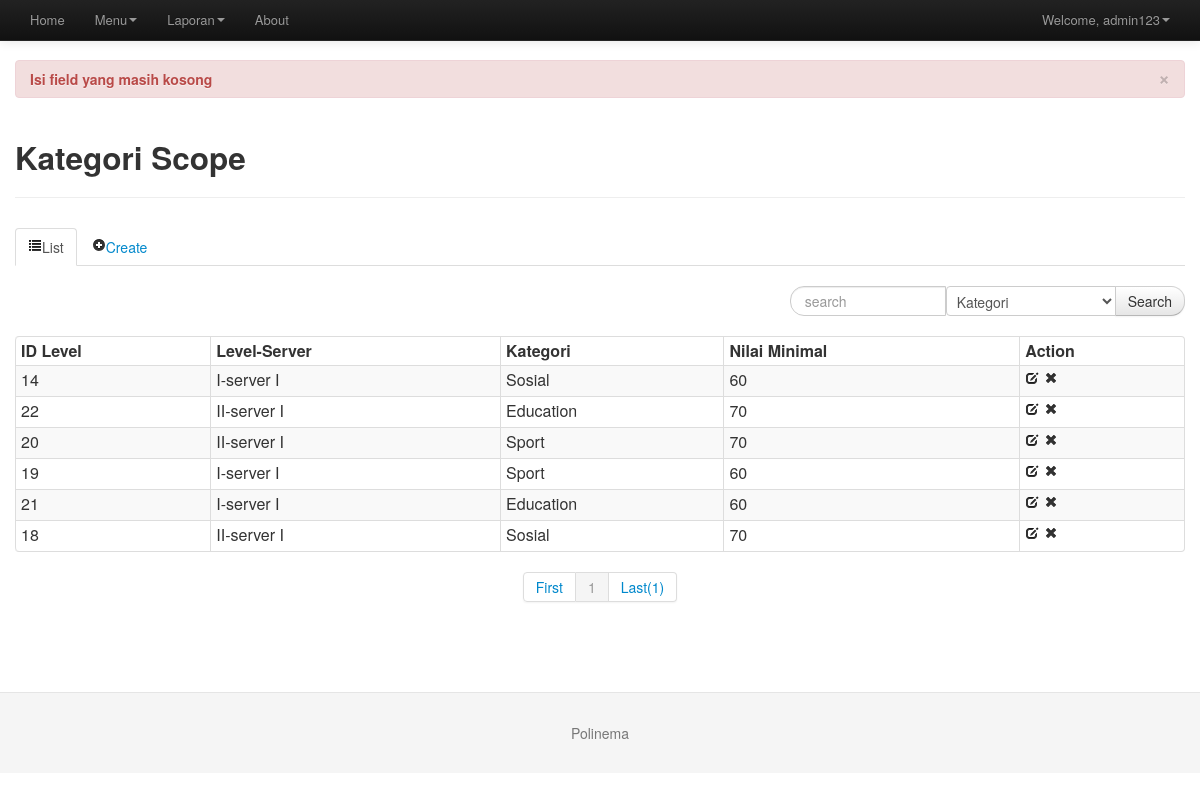
The page /?page=Kategori&error=empty (signed in) on the database its author committed.
### tables this page shows
CREATE TABLE IF NOT EXISTS `matpel` (
  `id` int(10) NOT NULL AUTO_INCREMENT,
  `id_kelas` int(10) NOT NULL,
  `nama_matpel` varchar(100) NOT NULL,
  `kkm` varchar(100) NOT NULL,
  PRIMARY KEY (`id`)
);

CREATE TABLE IF NOT EXISTS `kelas` (
  `id` int(10) NOT NULL AUTO_INCREMENT,
  `id_jurusan` int(10) NOT NULL,
  `nama_kelas` varchar(100) NOT NULL,
  PRIMARY KEY (`id`)
);

CREATE TABLE IF NOT EXISTS `jurusan` (
  `id` int(10) NOT NULL AUTO_INCREMENT,
  `nama_jurusan` varchar(100) NOT NULL,
  PRIMARY KEY (`id`),
  UNIQUE KEY `nama_jurusan` (`nama_jurusan`)
);

### master/master_matpel.php (the view, shortened to what this page needs)
<div class="row">
<div class="span12">
<?php
	$dataPerPage = 10;
	if(isset($_GET['halaman']) and !empty($_GET['halaman']))
	{
		$noPage = $_GET['halaman'];
	}
	else $noPage = 1;
	$offset = ($noPage - 1) * $dataPerPage;
?>
	<div class="page-header">
		<h2>Kategori Scope</h2>
	</div>
	<div>
		<ul class="nav nav-tabs">
            <li class="active"><a href="#list" data-toggle="tab"><i class="icon-list"></i>List</a></li>
            <li><a href="#new" data-toggle="tab"><i class="icon-plus-sign"></i>Create</a></li>
         </ul>
<div class="tab-content active">
    <div class="tab-pane active" id="list">
 		<form class="form-search" align="right" method="GET" action="">
		  <div class="input-append">
			<input type="text" class="span2 search-query" placeholder="search" name="txt_search">
			<select class="span2" name="jenis_search">
				<option value='matpel.nama_matpel'>Kategori</option>
			</select>
			<button type="submit" class="btn">Search</button>
		  </div>
		</form>
        <table class="table table-striped table-condensed table-bordered">
            <thead>
                <tr>
                    <th>ID Level</th>
                    <th>Level-Server</th>
                    <th>Kategori</th>
                    <th>Nilai Minimal</th>
                    <th>Action</th>
                </tr>
            </thead>
        <tbody>
		<?php
		if(empty($_GET["txt_search"])){
		$txt_search="";
		}
		else{
		$txt_search=$_GET["txt_search"];
		}
		$jenis_search = $_GET["jenis_search"];
		if(!empty($txt_search)){
			$query_count   = mysql_query("SELECT COUNT(*) AS jml_data FROM matpel where $jenis_search like '%$txt_search%'");
			$query_page = mysql_query("select matpel.id,matpel.kkm,matpel.nama_matpel,kelas.nama_kelas,jurusan.nama_jurusan,matpel.id_kelas from matpel,kelas,jurusan where matpel.id_kelas=kelas.id and kelas.id_jurusan=jurusan.id and $jenis_search like '%$txt_search%' LIMIT $offset, $dataPerPage");
		}else{
			$query_count   = mysql_query("SELECT COUNT(*) AS jml_data FROM matpel");
			$query_page = mysql_query("select matpel.id,matpel.kkm,matpel.nama_matpel,kelas.nama_kelas,jurusan.nama_jurusan,matpel.id_kelas from matpel,kelas,jurusan where matpel.id_kelas=kelas.id and kelas.id_jurusan=jurusan.id LIMIT $offset, $dataPerPage");
		}
			$array_count   = mysql_fetch_array($query_count);
			$jml_data = $array_count["jml_data"];
			$jumPage = ceil($jml_data/$dataPerPage);
			while($array_page = mysql_fetch_array($query_page)){
				$nama_kelas = $array_page['nama_kelas']."-".$array_page['nama_jurusan'];
		?>
            <tr>
                <td><?php echo $array_page["id"]; ?></td>
                <td><?php echo $nama_kelas; ?></td>
                <td><?php echo $array_page["nama_matpel"]; ?></td>
                <td><?php echo $array_page["kkm"]; ?></td>
                <td>
                    <a href="#edit" data-toggle="modal" onclick="javacript:edit(<?php echo $array_page['id'].",'".$array_page['id_kelas']."','".$array_page['nama_matpel']."','".$nama_kelas."','".$array_page['kkm']."'";?>)"><i class="icon-edit"></i></a>
                    <a href="javascript:confirmDelete('proses/master_matpel/delete.php?id=<?php echo $array_page["id"]; ?>')"><i class="icon-remove"></i></a>
                </td>
            </tr>
		<?php
			}
		?>
        </tbody>
        </table>
		<div class="pagination pagination-centered">
			<?php
			if(!empty($txt_search)){
			?>
			<ul>
                <li><a href="?page=Kategori&halaman=1&txt_search=<?php echo $txt_search; ?>&jenis_search=<?php echo $jenis_search; ?>">First</a></li>
                <li>
					<?php
					if ($noPage > 1) echo  "<a href='?page=Kategori&halaman=".($noPage-1)."&txt_search=".$txt_search."&jenis_search=".$jenis_search."'>Prev</a>";
                   ?>
                </li>
					<?php
						$noPage1 = $noPage - 1;
						$noPage2 = $noPage - 2;
						$noPage3 = $noPage + 1;
						$noPage4 = $noPage + 2;
						if($noPage > 2)echo "<li><a href='?page=Kategori&halaman=".$noPage2."&txt_search=".$txt_search."&jenis_search=".$jenis_search."'>".$noPage2."</a></li>";
						if($noPage > 1)echo "<li><a href='?page=Kategori&halaman=".$noPage1."&txt_search=".$txt_search."&jenis_search=".$jenis_search."'>".$noPage1."</a></li>";
						echo "<li class='active'><a href='?page=Kategori&halaman=".$noPage."&txt_search=".$txt_search."&jenis_search=".$jenis_search."'>".$noPage."</a></li>";
						if($jumPage > $noPage){
							echo "<li><a href='?page=Kategori&halaman=".$noPage3."&txt_search=".$txt_search."&jenis_search=".$jenis_search."'>".$noPage3."</a></li>";
							if($jumPage > $noPage3)echo "<li><a href='?page=Kategori=Kelas&halaman=".$noPage4."&txt_search=".$txt_search."&jenis_search=".$jenis_search."'>".$noPage4."</a></li>";
						}
					?>
                <li>
                        <?php
						if ($noPage < $jumPage) echo "<li><a href='?page=Kategori&halaman=".($noPage+1)."&txt_search=".$txt_search."&jenis_search=".$jenis_search."'>Next</a>";
						?>
                </li>
                <li><a href="?page=Kategori&halaman=<?php echo $jumPage; ?>&txt_search=<?php echo $txt_search; ?>&jenis_search=<?php echo $jenis_search; ?>">Last(<?php echo $jumPage; ?>)</a></li>
			</ul>
			<?php
			}else{
			?>
			<ul>
                <li><a href="?page=Kategori&halaman=1">First</a></li>
					<?php
						echo "<li class='active'><a href='?page=Kategori&halaman=".$noPage."'>".$noPage."</a></li>";
					?>
                <li><a href="?page=Kategori&halaman=<?php echo $jumPage; ?>">Last(<?php echo $jumPage; ?>)</a></li>
            </ul>
			<?php
			}
			?>
        </div>
    </div>
</div>
</div>
</div>
</div>

### menu/user.php (shortened to what this page needs)
<ul class="nav pull-right">
<?php
if($user_type == "admin"){
	$query_menu_user = mysql_query("select*from admin where id='$id_user'");
	$array_menu_user = mysql_fetch_array($query_menu_user);
	$nama_menu_user = $array_menu_user["nama"];
}else if($user_type == "siswa"){
	$query_menu_user = mysql_query("select*from siswa where id='$id_user'");
	$array_menu_user = mysql_fetch_array($query_menu_user);
	$nama_menu_user = $array_menu_user["nama_siswa"];
}
?>
	<li class="dropdown">
                 <a href="#" class="dropdown-toggle" data-toggle="dropdown">
                     Welcome, <?php echo $nama_menu_user; ?><b class="caret"></b>
                 </a>
             </li>
         </ul>
       </div>
     </div>
   </div>
 </div>

### assets/css/docs.css (style rules this page uses)
body { position: relative; padding-top: 40px; }

### rows shown on the page
matpel: id "14", id_kelas.nama_jurusan "I-server I", nama_matpel "Sosial", kkm "60"
matpel: id "22", id_kelas.nama_jurusan "II-server I", nama_matpel "Education", kkm "70"
matpel: id "20", id_kelas.nama_jurusan "II-server I", nama_matpel "Sport", kkm "70"
matpel: id "19", id_kelas.nama_jurusan "I-server I", nama_matpel "Sport", kkm "60"
matpel: id "21", id_kelas.nama_jurusan "I-server I", nama_matpel "Education", kkm "60"
matpel: id "18", id_kelas.nama_jurusan "II-server I", nama_matpel "Sosial", kkm "70"

### other values the page prints
$nama_menu_user "admin123"
$noPage "1"
$jumPage "1"
